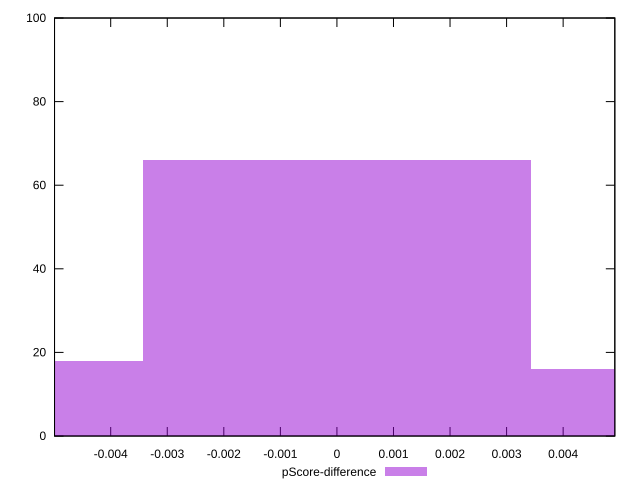

Recreate this plot in gnuplot.
reset

$pScoreDifference <<EOF
0 66
-0.006865226133017513 18
0.006865226133017513 16
EOF

set key outside below
set boxwidth 0.006865226133017513
set xrange [-0.004993229137078947:0.004913780868001103]
set yrange [0:100]
set trange [0:100]
set style fill transparent solid 0.5 noborder
set terminal svg size 640, 490 enhanced background rgb 'white'
set output "report_00015_2021-02-09T16-11-33.973Z/total-blocking-time/samples/pages/pScore-difference/histogram.svg"

plot $pScoreDifference title "pScore-difference" with boxes

reset
